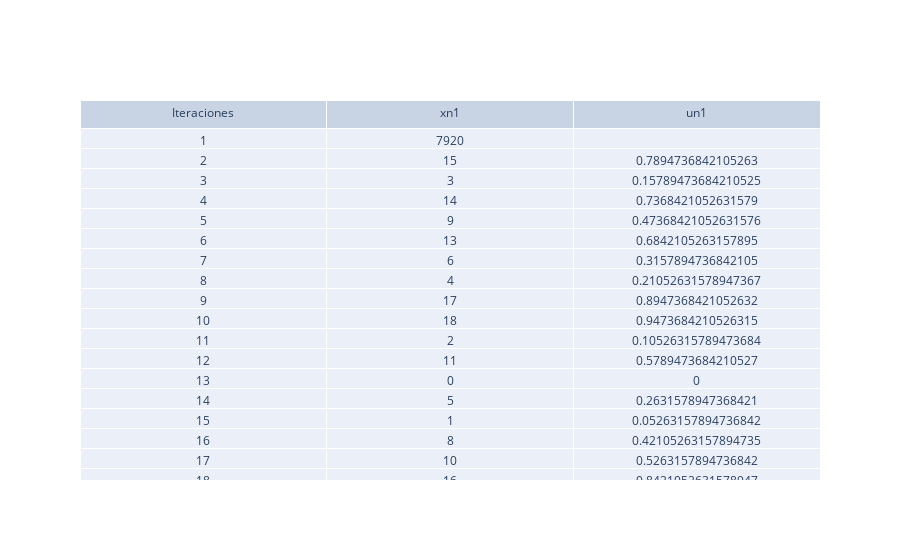
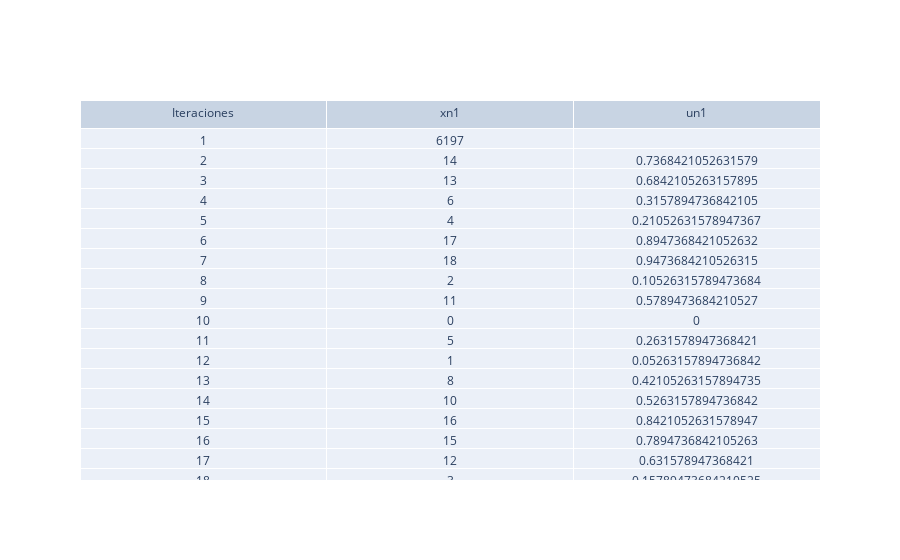
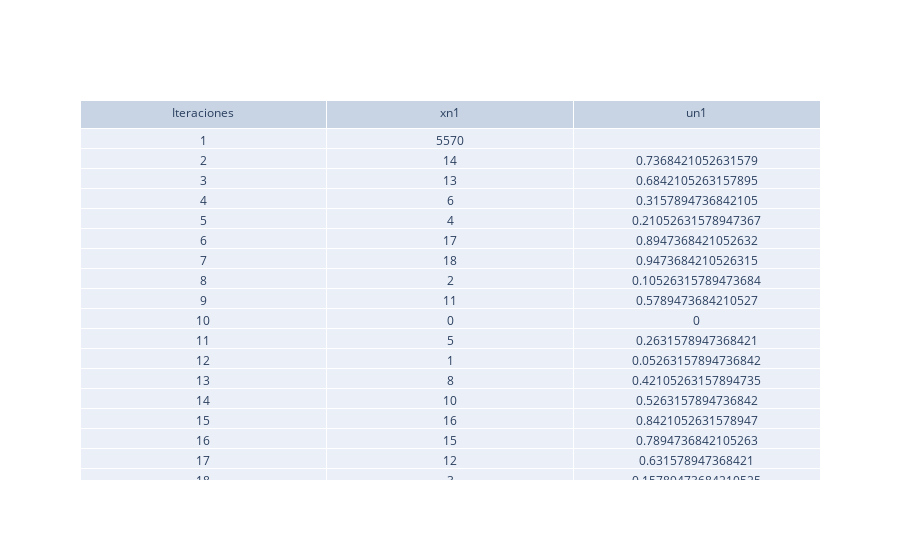
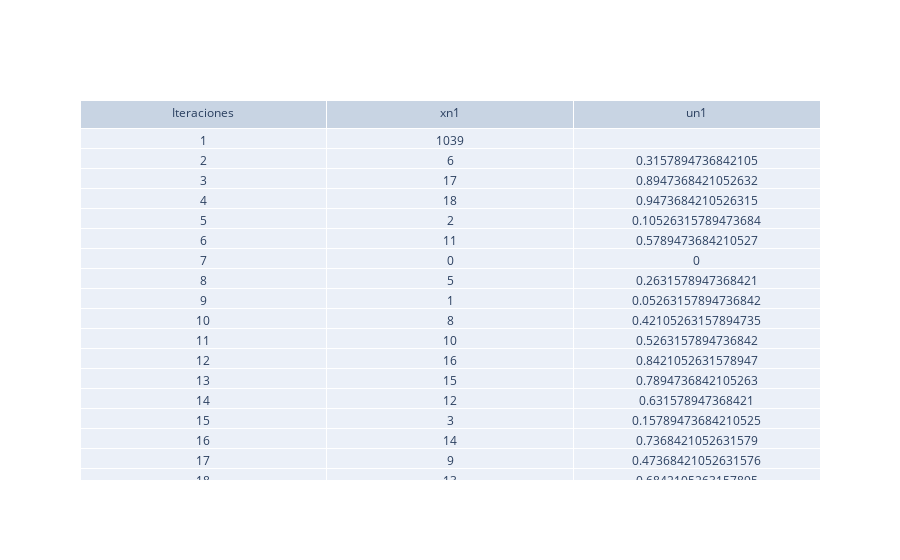

The notebook cell these images were saved under, in order:
### Markdown cell above
# Metodo Congruencia Lineal

### Code cell
sin=[]
repetidos1={}
uiu=[]
nn=150
for ii in range(1,51):
    
    a = 3
    b = 5
    m = 19
    ##Se genera la semilla mediante la temperatura del CPU
    w = wmi.WMI(namespace="root\OpenHardwareMonitor")
    t = w.Sensor()
    x0= int(re.sub('[\.-]','',str(t[1].Value)[0:5]))
    print('Simulacion numero=: ',ii,'Con Semilla=: ',x0)
    xn1=[]
    xnt1=[]
    unt1=[]
    un1=[]
    xn=x0
    un=" "
    itee=[]
    band=False
    
    for i in range(1,nn):
        itee.append(i)
        xn1.append(xn)
        if(band==True):
            un1.append(un)
            un1.remove(un)
            xn1.remove(xn)
            itee.remove(i)
            break
        elif(band==False):
            un1.append(un)
            if(i==nn):
                n=+10

        for aaa in un1:
            if(un1.count(aaa)>1):
                uiu.append([i,aaa])
                sin.append(aaa)
                repetidos1[i]=aaa
                band=True
                break

        xn=(a*xn+b)%m
        un=xn/m 


    fig = go.Figure(data=[go.Table(header=dict(values=["Iteraciones", "xn1","un1"]),
                     cells=dict(values=[itee, xn1, un1]))])
    fig.show()

### Figure 1 — Plotly figure (JSON) as saved in the notebook; plotly's stock layout.template omitted (floating-point values rounded to 4 significant figures)
{"data": [{"cells": {"values": [[1, 2, 3, 4, 5, 6, 7, 8, 9, 10, 11, 12, 13, 14, 15, 16, 17, 18, 19, 20], [7920, 15, 3, 14, 9, 13, 6, 4, 17, 18, 2, 11, 0, 5, 1, 8, 10, 16, 15, 12], [" ", 0.7895, 0.1579, 0.7368, 0.4737, 0.6842, 0.3158, 0.2105, 0.8947, 0.9474, 0.1053, 0.5789, 0, 0.2632, 0.05263, 0.4211, 0.5263, 0.8421, 0.7895, 0.6316]]}, "header": {"values": ["Iteraciones", "xn1", "un1"]}, "type": "table"}], "layout": {}}

### Figure 2 — Plotly figure (JSON) as saved in the notebook; plotly's stock layout.template omitted (floating-point values rounded to 4 significant figures)
{"data": [{"cells": {"values": [[1, 2, 3, 4, 5, 6, 7, 8, 9, 10, 11, 12, 13, 14, 15, 16, 17, 18, 19, 20], [6197, 14, 13, 6, 4, 17, 18, 2, 11, 0, 5, 1, 8, 10, 16, 15, 12, 3, 14, 9], [" ", 0.7368, 0.6842, 0.3158, 0.2105, 0.8947, 0.9474, 0.1053, 0.5789, 0, 0.2632, 0.05263, 0.4211, 0.5263, 0.8421, 0.7895, 0.6316, 0.1579, 0.7368, 0.4737]]}, "header": {"values": ["Iteraciones", "xn1", "un1"]}, "type": "table"}], "layout": {}}

### Figure 3 — Plotly figure (JSON) as saved in the notebook; plotly's stock layout.template omitted (floating-point values rounded to 4 significant figures)
{"data": [{"cells": {"values": [[1, 2, 3, 4, 5, 6, 7, 8, 9, 10, 11, 12, 13, 14, 15, 16, 17, 18, 19, 20], [5570, 14, 13, 6, 4, 17, 18, 2, 11, 0, 5, 1, 8, 10, 16, 15, 12, 3, 14, 9], [" ", 0.7368, 0.6842, 0.3158, 0.2105, 0.8947, 0.9474, 0.1053, 0.5789, 0, 0.2632, 0.05263, 0.4211, 0.5263, 0.8421, 0.7895, 0.6316, 0.1579, 0.7368, 0.4737]]}, "header": {"values": ["Iteraciones", "xn1", "un1"]}, "type": "table"}], "layout": {}}

### Figure 4 — Plotly figure (JSON) as saved in the notebook; plotly's stock layout.template omitted (floating-point values rounded to 4 significant figures)
{"data": [{"cells": {"values": [[1, 2, 3, 4, 5, 6, 7, 8, 9, 10, 11, 12, 13, 14, 15, 16, 17, 18, 19, 20], [1039, 6, 17, 18, 2, 11, 0, 5, 1, 8, 10, 16, 15, 12, 3, 14, 9, 13, 6, 4], [" ", 0.3158, 0.8947, 0.9474, 0.1053, 0.5789, 0, 0.2632, 0.05263, 0.4211, 0.5263, 0.8421, 0.7895, 0.6316, 0.1579, 0.7368, 0.4737, 0.6842, 0.3158, 0.2105]]}, "header": {"values": ["Iteraciones", "xn1", "un1"]}, "type": "table"}], "layout": {}}
